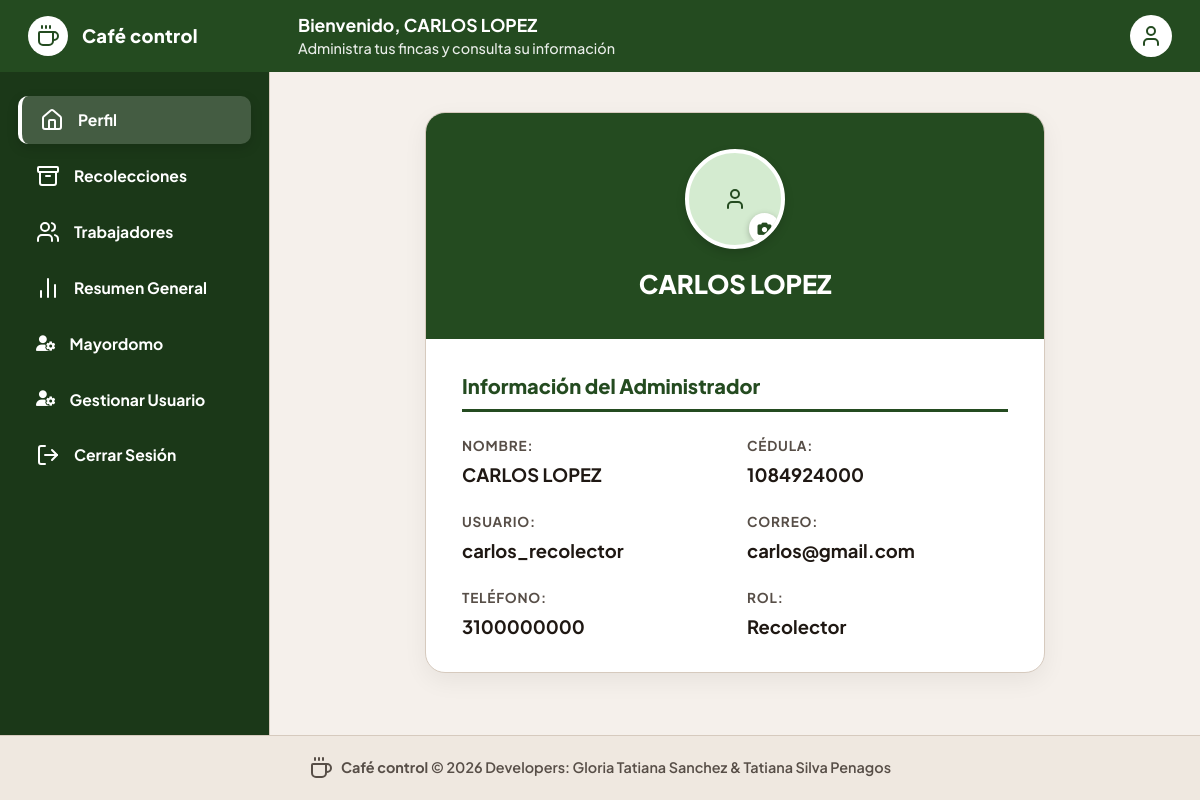
The app's page /panel_m.php (signed in) with its own data.
### tables this page shows
CREATE TABLE `usuarios` (
  `id_usuario` int(11) NOT NULL,
  `documento` varchar(20) NOT NULL,
  `nombres` varchar(100) NOT NULL,
  `apellidos` varchar(100) NOT NULL,
  `telefono` varchar(15) DEFAULT NULL,
  `correo` varchar(150) DEFAULT NULL,
  `usuario` varchar(50) NOT NULL,
  `contrasena` varchar(255) NOT NULL,
  `rol` enum('caficultor','mayordomo','recolector') NOT NULL,
  `estado` enum('activo','inactivo') DEFAULT 'activo',
  `fecha_registro` timestamp NOT NULL DEFAULT current_timestamp(),
  `foto_perfil` varchar(255) DEFAULT NULL
);

### panel_m.php (the view, shortened to what this page needs)
<?php
require_once __DIR__ . '/assets/inc/conexion.php';
$id_usuario = (int) $_SESSION['id_usuario'];
$sql = "
    SELECT
        documento,
        nombres,
        apellidos,
        usuario,
        correo,
        telefono,
        rol,
        foto_perfil
    FROM usuarios
    WHERE id_usuario = ?
";
$stmt = $con->prepare($sql);
$stmt->bind_param("i", $id_usuario);
$stmt->execute();
$result = $stmt->get_result();
if ($row = $result->fetch_assoc()) {
    $nombre_completo = trim($row['nombres'] . ' ' . $row['apellidos']);
    $cedula          = $row['documento'];
    $usuario         = $row['usuario'];
    $correo          = $row['correo'];
    $telefono        = $row['telefono'];
    $rol             = ucfirst((string)$row['rol']);
    $foto_perfil     = $row['foto_perfil'] ?? null;
} else {
    session_destroy();
    header("Location: index.php");
    exit();
}
?>
<!DOCTYPE html>
<html lang="es">
<head>
    <link
        rel="stylesheet"
        href="https://cdn.jsdelivr.net/npm/bootstrap-icons@1.13.1/font/bootstrap-icons.min.css"
    >
    <link
        rel="stylesheet"
        href="https://cdnjs.cloudflare.com/ajax/libs/font-awesome/6.4.0/css/all.min.css"
    >
</head>
<body>
<header class="top-header">
    <div class="brand">
        <div class="brand-logo">
            <i data-lucide="coffee" size="22"></i>
        </div>
        <div class="brand-text">
            <h1>Café control</h1>
        </div>
    </div>
    <div class="header-center">
        <div class="user-welcome">
            <h2>
                Bienvenido,
                <?php echo htmlspecialchars($nombre_completo); ?>
            </h2>
            <p>
                Administra tus fincas y consulta su información
            </p>
        </div>
    </div>
    <div class="header-actions">
        <div class="user-profile">
            <div class="avatar-icon-header">
                <?php if (!empty($foto_perfil)): ?>
                    <img
                        src="<?php echo htmlspecialchars($foto_perfil); ?>"
                        alt="Foto de perfil"
                    >
                <?php else: ?>
                    <i data-lucide="user" size="22"></i>
                <?php endif; ?>
            </div>
        </div>
    </div>
</header>
<div class="app-layout">
    <aside class="sidebar">
        <ul class="nav-list">
            <li class="nav-item active">
                <a href="panel_m.php">
                    <i data-lucide="home" size="20"></i>
                    Perfil
                </a>
            </li>
            <li class="nav-item">
                <a href="recolecciones_m.php">
                    <i data-lucide="archive" size="20"></i>
                    Recolecciones
                </a>
            </li>
            <li class="nav-item">
                <a href="recolectores_m.php">
                    <i data-lucide="users" size="20"></i>
                    Trabajadores
                </a>
            </li>
            <li class="nav-item">
                <a href="resumen_m.php">
                    <i data-lucide="bar-chart-2" size="20"></i>
                    Resumen General
                </a>
            </li>
            <li class="nav-item">
                <a href="masignar_m.php">
                    <i class="fa-solid fa-user-gear"></i>
                    Mayordomo
                </a>
            </li>
               <li class="nav-item">
                <a href="gestionar_m.php">
                    <i class="fa-solid fa-user-gear"></i>
                    Gestionar Usuario
                </a>
            </li>
            <li class="nav-item">
                <a href="cerrar.php">
                    <i data-lucide="log-out" size="20"></i>
                    Cerrar Sesión
                </a>
            </li>
        </ul>
    </aside>
    <main class="main-content">
        <div class="card-profile">
            <div class="header-card">
                <div
                    class="avatar-container"
                    id="abrirEditarFoto"
                    title="Editar foto de perfil"
                >
                    <?php if (!empty($foto_perfil)): ?>
                        <img
                            id="imagenPerfilPrincipal"
                            src="<?php echo htmlspecialchars($foto_perfil); ?>?v=<?php echo time(); ?>"
                            alt="Foto de perfil"
                        >
                    <?php else: ?>
                        <i
                            data-lucide="user"
                            size="56"
                            style="color: var(--primary-brown);"
                        ></i>
                    <?php endif; ?>
                    <div class="avatar-edit-icon">
                        <i class="fa-solid fa-camera"></i>
                    </div>
                </div>
                <h2 class="caficultor-name">
                    <?php echo htmlspecialchars($nombre_completo); ?>
                </h2>
            </div>
            <div class="body-card">
                <div class="section-title">
                    Información del Administrador
                </div>
                <div class="info-grid">
                    <div class="info-item">
                        <span class="label">
                            Nombre:
                        </span>
                        <span class="value">
                            <?php
                            echo htmlspecialchars($nombre_completo);
                            ?>
                        </span>
                    </div>
                    <div class="info-item">
                        <span class="label">
                            Cédula:
                        </span>
                        <span class="value">
                            <?php
                            echo htmlspecialchars((string)$cedula);
                            ?>
                        </span>
                    </div>
                    <div class="info-item">
                        <span class="label">
                            Usuario:
                        </span>
                        <span class="value">
                            <?php
                            echo htmlspecialchars((string)$usuario);
                            ?>
                        </span>
                    </div>
                    <div class="info-item">
                        <span class="label">
                            Correo:
                        </span>
                        <span class="value">
                            <?php
                            echo htmlspecialchars((string)$correo);
                            ?>
                        </span>
                    </div>
                    <div class="info-item">
                        <span class="label">
                            Teléfono:
                        </span>
                        <span class="value">
                            <?php
                            echo htmlspecialchars((string)$telefono);
                            ?>
                        </span>
                    </div>
                    <div class="info-item">
                        <span class="label">
                            Rol:
                        </span>
                        <span class="value">
                            <?php
                            echo htmlspecialchars($rol);
                            ?>
                        </span>
                    </div>
                </div>
            </div>
        </div>
    </main>
</div>
<footer class="app-footer">
    <i data-lucide="coffee" size="16"></i>
    <span>
        <strong>Café control</strong>
        © 2026 Developers:
        Gloria Tatiana Sanchez &
        Tatiana Silva Penagos
    </span>
</footer>
</body>
</html>

### panel_m.php (style rules this page uses)
:root { --bg-main: #f5f0eb; --bg-sidebar: #1b3818; --bg-card: #ffffff; --primary-brown: #244b20; --primary-dark: #142c12; --secondary-green: #244b20; --accent-red: #d93829; --text-dark: #1f1813; --text-muted: #574e47; --border-color: #d6cabe; --font-family: 'Plus Jakarta Sans', sans-serif; }
* { box-sizing: border-box; margin: 0; padding: 0; font-family: var(--font-family); }
body { background-color: var(--bg-main); color: var(--text-dark); display: flex; flex-direction: column; min-height: 100vh; font-size: 16px; line-height: 1.5; }
.top-header { background-color: var(--primary-brown); color: #fff; display: flex; align-items: center; justify-content: space-between; min-height: 72px; padding: 0 28px; }
.brand { display: flex; align-items: center; gap: 14px; width: 250px; }
.brand-logo { width: 40px; height: 40px; background-color: #fff; border-radius: 50%; display: flex; align-items: center; justify-content: center; color: var(--primary-brown); }
.brand-text h1 { font-size: 1.15rem; font-weight: 800; line-height: 1.2; letter-spacing: 0.3px; }
.header-center { display: flex; align-items: center; flex: 1; padding-left: 20px; }
.user-welcome h2 { font-size: 1.1rem; font-weight: 700; }
.user-welcome p { font-size: 0.9rem; opacity: 0.9; font-weight: 500; }
.header-actions { display: flex; align-items: center; gap: 15px; }
.user-profile { display: flex; align-items: center; gap: 10px; }
.avatar-icon-header { width: 42px; height: 42px; background-color: #fff; color: var(--primary-brown); border-radius: 50%; overflow: hidden; display: flex; align-items: center; justify-content: center; }
.app-layout { display: flex; flex: 1; }
.sidebar { width: 270px; background-color: var(--bg-sidebar); padding: 24px 18px; display: flex; flex-direction: column; gap: 20px; border-right: 1px solid var(--border-color); }
.nav-list { list-style: none; display: flex; flex-direction: column; gap: 8px; }
.nav-item a { display: flex; align-items: center; gap: 14px; padding: 12px 18px; border-radius: 10px; color: #fff; text-decoration: none; font-size: 0.98rem; font-weight: 700; transition: all 0.2s ease-in-out; }
.nav-item.active a { background-color: rgba(255, 255, 255, 0.18); color: #ffffff; box-shadow: 0 4px 12px rgba(0, 0, 0, 0.15); border-left: 4px solid #ffffff; }
.main-content { flex: 1; padding: 40px 24px; display: flex; justify-content: center; align-items: flex-start; }
.card-profile { background-color: var(--bg-card); width: 100%; max-width: 620px; border-radius: 20px; box-shadow: 0 8px 24px rgba(0,0,0,0.06); overflow: hidden; border: 1px solid var(--border-color); }
.header-card { background-color: var(--primary-brown); color: white; padding: 36px 28px; text-align: center; }
.avatar-container { position: relative; width: 100px; height: 100px; margin: 0 auto 16px; border-radius: 50%; border: 4px solid #ffffff; overflow: hidden; background-color: #d4ebd0; display: flex; align-items: center; justify-content: center; box-shadow: 0 4px 10px rgba(0,0,0,0.15); cursor: pointer; transition: transform 0.2s ease, box-shadow 0.2s ease; }
.avatar-edit-icon { position: absolute; right: 1px; bottom: 1px; width: 31px; height: 31px; border-radius: 50%; background: #ffffff; color: var(--primary-brown); display: flex; align-items: center; justify-content: center; box-shadow: 0 2px 6px rgba(0,0,0,0.25); }
.avatar-edit-icon i { font-size: 14px; }
.caficultor-name { margin: 0; font-size: 1.6rem; font-weight: 800; letter-spacing: -0.2px; }
.body-card { padding: 32px 36px; }
.section-title { font-size: 1.25rem; color: var(--primary-brown); border-bottom: 3px solid var(--secondary-green); padding-bottom: 8px; margin-bottom: 24px; font-weight: 800; }
.info-grid { display: grid; grid-template-columns: repeat(2, 1fr); gap: 24px; }
.info-item { display: flex; flex-direction: column; gap: 4px; }
.label { font-size: 0.85rem; color: var(--text-muted); font-weight: 700; text-transform: uppercase; letter-spacing: 0.8px; }
.value { font-size: 1.15rem; font-weight: 700; color: var(--text-dark); word-break: break-word; }
.app-footer { text-align: center; padding: 20px; font-size: 0.9rem; font-weight: 600; color: var(--text-muted); display: flex; align-items: center; justify-content: center; gap: 8px; border-top: 1px solid var(--border-color); background-color: #efe8e0; }

### records on screen
usuarios: nombre_completo "CARLOS LOPEZ", documento "1084924000", usuario "carlos_recolector", correo "carlos@gmail.com", telefono "3100000000", rol "Recolector"
